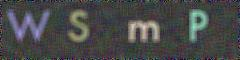

The Python source for this figure:
#__author__ = 'tooweakchen'
#coding=utf-8
#第 010 题：使用 Python 生成类似于下图中的字母验证码图片
from PIL import Image,ImageDraw,ImageFont,ImageFilter
import random

#这里是随机选择一个字母
def rndchar():
    return chr(random.randint(65,122))
#这里是随机颜色
def rndcolor1():
    return (random.randint(0,127),random.randint(0,127),random.randint(0,127))

def rndcolor2():
    return (random.randint(128,255),random.randint(128,255),random.randint(128,255))
def yanzhengma():
    #这里创建一张白色的图片
    img=Image.new('RGB',(240,60),(255,255,255))
    myfont=ImageFont.truetype("/home/tooweakchen/文档/代码/Futura.ttf",40)
    draw=ImageDraw.Draw(img)
    #这里就是把这张白色的图片上的每个点上色
    for x in range(240):
        for y in range(60):
            draw.point((x,y),fill=rndcolor1())
    #这里就是4个验证码
    for i in range(4):
        draw.text((60*i+8,0),rndchar(),font=myfont,fill=rndcolor2())

    del draw
    #这里是滤镜模糊作用
    img=img.filter(ImageFilter.BLUR)
    img.show()
    img.save("/home/tooweakchen/文档/代码/010.jpg")

if __name__=='__main__':
    yanzhengma()
